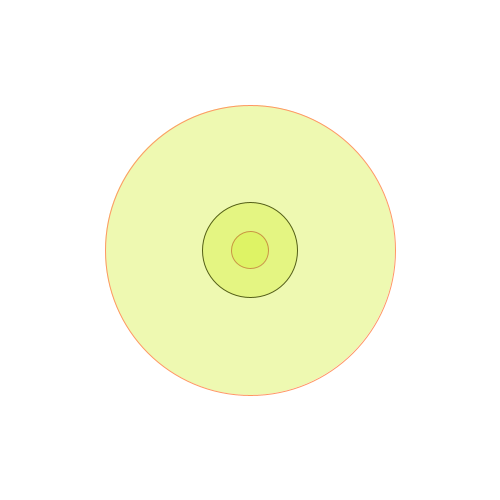
Frame 1 (no input)
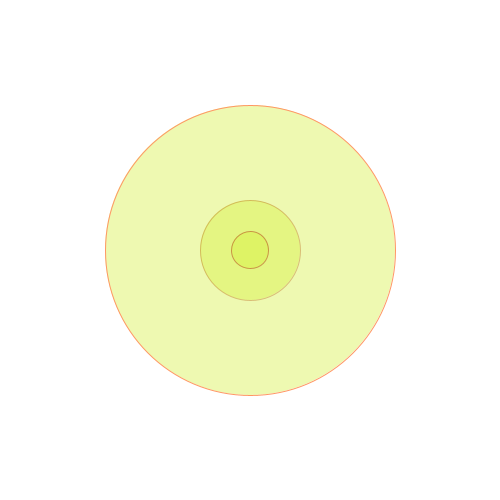
Frame 60 (the mouse pressed at the canvas centre just before this capture)
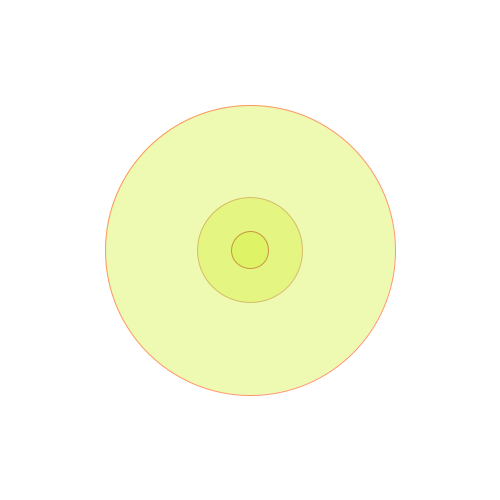
Frame 120 (the mouse held since frame 60 and released just before this capture)

The Processing sketch that drew these frames (run headless with seeded random() and noise(); from frame 60 on, the mouse is pressed at the canvas centre):

// Processing sketch: processing_143797
// ── processing_143797.pde

void setup()
{
  size(500,500);
  background(255);
}


void draw()
{
  background(255);
  smooth();
 
  

float Sekunden = map(second(), 0, 60, 0, 300);
float Minuten = map(minute(), 0, 60, 0, 300);
float Stunden = map(hour(), 0, 24, 0, 300);

translate(height/2, width/2);


fill(211,240,56,100);
ellipse(0,0, Sekunden, Sekunden);
//noFill();
stroke(255,150,100);
ellipse(0,0, Minuten, Minuten);
stroke(165,2,2,100);
ellipse(0,0, Stunden, Stunden);


}
